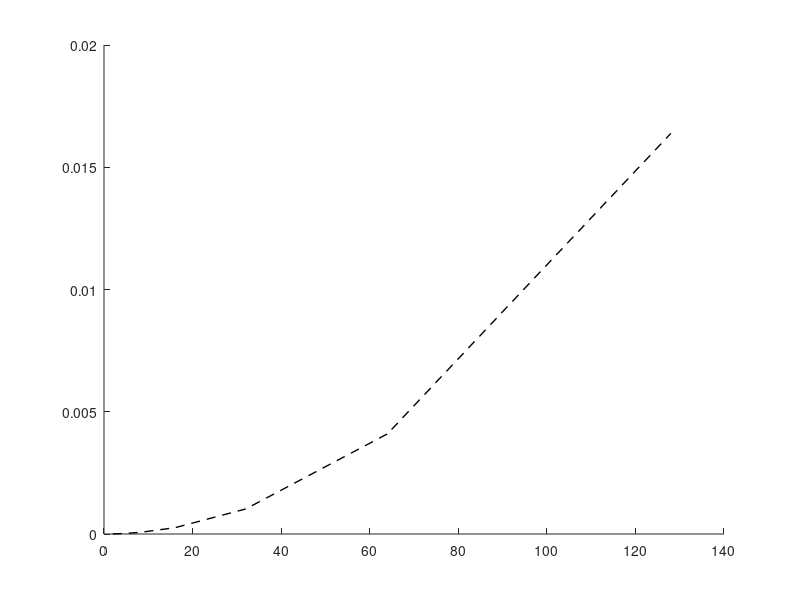

Write the MATLAB code that produced this figure. (Note: this script raises an error after producing the figure.)
for pass = 1:3
  switch pass
  case 1
    tit = 'Log-log plot of \nabla (llt) runtime';
    meths = {'eigen','tinyad','tinyremo'};
    D = [
      2 1.70946e-06 2.19345e-07 1.03951e-06
4 5.81026e-06 1.27077e-06 2.89917e-06
8 3.32093e-05 2.02608e-05 1.59311e-05
16 0.000130291 0.000259588 5.12099e-05
32 0.000580311 0.00651231 0.000296741
64 0.00385405 0.25113 0.0016996
128 0.011595 nan 0.00254929
      ];
  case 2
    tit = 'Log-log plot of \nabla^2 (llt) runtime';
    meths = {'tinyad','tinyremo'};
    D = [
2 8.10623e-08 1.82152e-06
4 1.15871e-06 6.99997e-06
8 2.01201e-05 5.21398e-05
16 0.000257361 0.000242279
32 0.00669836 0.00194119
64 0.254574 0.0127492
      ];
  case 3
    tit = 'Log-log plot of \nabla^2 (springs) runtime';
    meths = {'tinyad','eigen','tinyremo'};
    D = [
4 8.91924e-06 1.21403e-05 4.56309e-05
8 1.33586e-05 1.88422e-05 7.61199e-05
16 1.31989e-05 2.97308e-05 0.000115161
32 1.96886e-05 8.27599e-05 0.000161161
64 2.3489e-05 0.00016897 0.00020735
128 3.17812e-05 0.000517521 0.000401158
256 6.41155e-05 0.00209329 0.00082716
512 0.000137905 0.00928958 0.00171542
1024 0.000286857 0.0381995 0.00343863
2048 0.000579675 0.155625 0.00701396
4096 0.00123596 0.621884 0.0140005
8192 0.00243354 2.69492 0.0285275
16384 0.00501704 nan 0.0577005
32768 0.010461 nan 0.112178
65536 0.02003 nan 0.222967
     ];
  end
  clf;
  hold on;

  switch pass
  case 1
    Y = 1e-6*D(:,1).^2;
    plot(D(:,1),Y,'--k','LineWidth',1);
    txt([D(end,1) Y(end)],' N^2','FontSize',20);
  case 2
    Y = 2e-7*D(:,1).^3;
    plot(D(:,1),Y,'--k','LineWidth',1,'Color',         0.6*[1.0 0.3 0.2]);
    txt([D(end,1) Y(end)],' N^3','FontSize',20,'Color',0.6*[1.0 0.3 0.2]);

    Y = 7e-10*D(2:end,1).^5;
    plot(D(2:end,1),Y,'--k','LineWidth',1,'Color',     0.6*[0.2 0.3 1.0]);
    txt([D(end,1) Y(end)],' N^5','FontSize',20,'Color',0.6*[0.2 0.3 1.0]);
  case 3
    Y = 2e-6*D(:,1).^1;
    plot(D(:,1),Y,'--k','LineWidth',1,'Color',         0.0*[1.0 0.3 0.2]);
    txt([D(end,1) Y(end)],' N^1','FontSize',20,'Color',0.0*[1.0 0.3 0.2]);

    k = find(isnan(D(:,3)),1);
    Y = 3e-7*D(2:k,1).^2;
    plot(    D(2:k,1),Y,'--k','LineWidth',1,'Color',     0.6*[0.2 0.7 0.3]);
    txt([D(k,1) Y(end)],' N^2','FontSize',20,'Color',0.6*[0.2 0.7 0.3]);
  end

  filt_meths = meths;
  ps = [];
  for mi = numel(meths):-1:1
    switch meths{mi}
    case 'eigen'
      color = [0.2 0.7 0.3];
    case 'tinyremo'
      color = [1.0 0.3 0.2];
    case 'tinyad'
      color = [0.2 0.3 1.0];
      if pass == 1
        filt_meths{mi} = 'tinyad, also computes \nabla^2';
      end
    end
    ps(end+1) = plot(D(:,1),D(:,mi+1),'LineWidth',3,'Color',color);
  end



  hold on;
  set(gca,'YScale','log','XScale','log','FontSize',30,'Color',0.95*[1 1 1]);
  set(gcf,'Color','w');
  legend(ps,flip(filt_meths),'Location','NorthWest','FontSize',30,'Color','w');
  title(tit);
  axis equal;
  xlabel('N');
  ylabel('seconds');

  switch pass
  case 1
    figpng('gradient-llt.png');
  case 2
    figpng('hessian-llt.png');
    case 3
      %axis([1   1.6189e+05   4.5705e-06        5e+4]);
      figpng('hessian-springs.png');
  end
end
